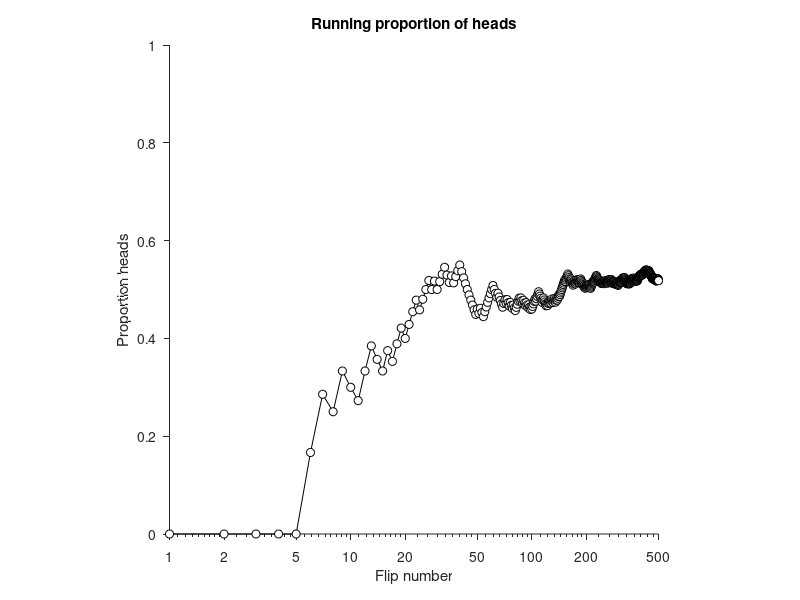

MATLAB code to generate this figure: (Note: this script raises an error after producing the figure.)
% RunningProportion
%
% Goal: Toss a coin N times and compute the running proportion of heads.
%
% Original in R:	Kruschke, J. K. (2011). Doing Bayesian Data Analysis:
%					A Tutorial with R and BUGS. Academic Press / Elsevier.
% Modified to Matlab code: Marc M. van Wanrooij

close all
clear all

N			= 500;	% Specify the total number of flips, denoted N.
% Generate a random sample of N flips for a fair coin (heads=1, tails=0);
flipsequence = binornd(ones(1,N),.5);

% Compute the running proportion of heads:
r			= cumsum(flipsequence); % The function "cumsum" is built in to Matlab.
n			= 1:N; % n is a vector.
runprop		= r./n; % component by component division.
% Graph the running proportion:
h = semilogx(n,runprop,'ko-');
xt = [1 2 5 10 20 50 100 200 500];
set(h,'MarkerFaceColor','w');
set(gca,'XTick',xt,'XTickLabel',xt,'TickDir','out');
axis([1 N 0 1]);
xlabel('Flip number');
ylabel('Proportion heads');
title('Running proportion of heads');
box off
axis square;

% Plot a dotted horizontal line at y=.5, just as a reference line:
pa_horline(.5,'k:');
% % Display the beginning of the flip sequence. These string and character
% % manipulations may seem mysterious, but you can de-mystify by unpacking
% % the commands starting with the innermost parentheses or brackets and
% % moving to the outermost.
flipletters = 'TH';
flipletters = flipletters(flipsequence(1:10)+1);
displaystring = ['Flip sequence = ' flipletters '...'];
text(5,.9,displaystring);
% % Display the relative frequency at the end of the sequence.
str = ['End Proportion =',num2str(runprop(N))];
text(N,.3, str,'HorizontalAlignment','right')
% To save graph
if ispc
	print('-depsc','-painter',mfilename);
elseif ismac
	print('-depsc','-painters',mfilename);
end
	
